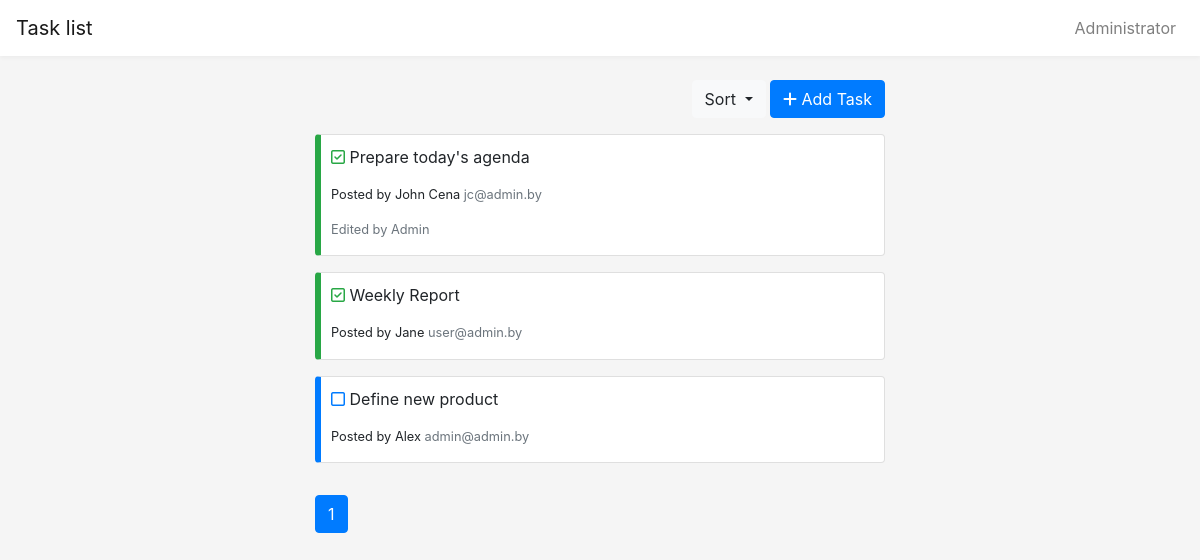
The page / on the database its author committed.
### tables this page shows
CREATE TABLE `task` (
  `id` int(11) NOT NULL,
  `content` text NOT NULL,
  `author_name` varchar(128) NOT NULL,
  `author_email` varchar(128) NOT NULL,
  `status` enum('created','completed') NOT NULL DEFAULT 'created',
  `edited` tinyint(1) NOT NULL DEFAULT '0'
);

### index.php (called while the page is built, shortened)
<?php
spl_autoload_register(function ($class) {
    $path = str_replace('\\', '/', $class.'.php');
});
$router = new Router();
$router->run();

### app/controllers/TaskController.php (called while the page is built, shortened)
<?php
final class TaskController extends Controller
{
    public function indexAction()
    {
        $pagination = new Paginator($this->route, $this->model->countAll());
        $this->view->render('Task list', [
            'pagination' => $pagination->get(),
            'tasks' => $this->model->findAll($this->route, ($this->route['get']['order_by'] ?? '')),
        ]);
    }
}

### app/lib/Db.php (called while the page is built, shortened)
<?php
final class Db
{
    private $db;
    public function __construct()
    {
        $config = require 'config/db.php';
        $this->db = new PDO('mysql:host='.$config['host'].';dbname='.$config['dbname'].';port='.$config['port'].';charset='.$config['charset'], $config['user'], $config['password']);
        $this->db->setAttribute(PDO::ATTR_EMULATE_PREPARES, false);
        $this->db->setAttribute(PDO::ATTR_STRINGIFY_FETCHES, false);
    }
    public function query($sql, $params = [])
    {
        $stmt = $this->db->prepare($sql);
        if (!empty($params)) {
            foreach ($params as $key => $val) {
                if (\is_int($val)) {
                    $type = PDO::PARAM_INT;
                } elseif (\is_bool($val)) {
                    $type = PDO::PARAM_BOOL;
                } else {
                    $type = PDO::PARAM_STR;
                }
                $stmt->bindValue(':'.$key, $val, $type);
            }
        }
        $stmt->execute();
        return $stmt;
    }
    public function row($sql, $params = [])
    {
        $result = $this->query($sql, $params);
        return $result->fetchAll(PDO::FETCH_ASSOC);
    }
    public function column($sql, $params = [])
    {
        $result = $this->query($sql, $params);
        return $result->fetchColumn();
    }
}

### config/db.php (called while the page is built)
<?php
return [
    'host' => 'localhost',
    'dbname' => 'taskbook',
    'user' => 'root',
    'password' => '',
    'port' => '3306',
    'charset' => 'utf8mb4',
];

### app/models/Task.php (called while the page is built, shortened)
<?php
final class Task extends Model
{
    public function countAll(): int
    {
        return $this->db->column('SELECT COUNT(id) FROM task');
    }
    public function findAll(array $route, string $order = 'id DESC')
    {
        if ($order === 'name') {
            $order = 'author_name';
        } elseif ($order === 'name_desc') {
            $order = 'author_name DESC';
        } elseif ($order === 'email') {
            $order = 'author_email';
        } elseif ($order === 'email_desc') {
            $order = 'author_email DESC';
        } elseif ($order === 'status') {
            $order = 'status';
        } else {
            $order = 'id DESC';
        }
        $max = 3;
        $params = [
            'max' => $max,
            'start' => ((($route['page'] ?? 1) - 1) * $max),
        ];
        return $this->db->row('SELECT * FROM task ORDER by '.$order.' LIMIT :start, :max', $params);
    }
}

### app/core/Controller.php (called while the page is built, shortened)
<?php
abstract class Controller
{
    public function __construct($route)
    {
        $this->route = $route;
        $this->model = $this->loadModel($route['controller']);
    }
    public function loadModel(string $name)
    {
        $path = 'app\models\\'.ucfirst($name);
        if (class_exists($path)) {
            return new $path();
        }
    }
}

### app/core/Model.php (called while the page is built, shortened)
<?php
abstract class Model
{
    public function __construct()
    {
        $this->db = new Db();
    }
}

### resources/views/task/index.php (the view, shortened to what this page needs)
<?php require __DIR__.'/../layouts/partials/_filter.php'; ?>
<ul class="todo-list mb-3">
    <?php foreach ($tasks as $task): ?>
        <li class="card <?= ($task['status'] === 'completed') ? 'completed' : ''; ?>">
            <p>
                <?php if ($task['status'] === 'completed'): ?>
                    <i class="far fa-check-square text-success" title="Completed"></i>
                <?php else: ?>
                    <i class="far fa-square text-primary" title="New"></i>
                <?php endif; ?>
                <?php echo htmlspecialchars($task['content']); ?>
            </p>
            <p class="small">
                Posted by <?php echo htmlspecialchars($task['author_name']); ?>
                <span class="text-muted">
                        <?php echo htmlspecialchars($task['author_email']); ?>
                    </span>
            </p>
            <?php if ((int) $task['edited'] === 1): ?>
                <p class="small text-muted">Edited by Admin</p>
            <?php endif; ?>
        </li>
    <?php endforeach; ?>
</ul>
<?php echo $pagination; ?>

### app/core/Router.php (shortened to what this page needs)
<?php
final class Router
{
    private $routes = [];
    private $params = [];
    public function add($route, $params)
    {
        $route = preg_replace('/{([a-z]+):([^\}]+)}/', '(?P<\1>\2)', $route);
        $route = '#^'.$route.'$#';
        $this->routes[$route] = $params;
    }
    public function match()
    {
        $url = trim($_SERVER['REQUEST_URI'], '/');
        $uri_parts = explode('?', $url, 2);
        $url = $uri_parts[0];
        foreach ($this->routes as $route => $params) {
            if (preg_match($route, $url, $matches)) {
                $this->params = $params;
                $this->params['queryString'] = $_SERVER['QUERY_STRING'];
                parse_str($_SERVER['QUERY_STRING'], $this->params['get']);
                return true;
            }
        }
        return false;
    }
    public function run()
    {
        if ($this->match()) {
            $path = 'app\controllers\\'.ucfirst($this->params['controller']).'Controller';
            if (class_exists($path)) {
                $action = $this->params['action'].'Action';
                if (method_exists($path, $action)) {
                    $controller = new $path($this->params);
                    $controller->$action();
                } else {
                    View::errorCode(404);
                }
            } else {
                View::errorCode(404);
            }
        } else {
            View::errorCode(404);
        }
    }
}

### app/lib/Paginator.php (shortened to what this page needs)
<?php
final class Paginator
{
    private $amount;
    private $current_page;
    private $limit;
    private $max = 3;
    private $route;
    private $total;
    public function __construct($route, $total, $limit = 3)
    {
        $this->route = $route;
        $this->total = $total;
        $this->limit = $limit;
        $this->amount = $this->amount();
    }
    public function get()
    {
        $links = null;
        $limits = $this->limits();
        $html = '<nav><ul class="pagination">';
        for ($page = $limits[0]; $page <= $limits[1]; ++$page) {
            if ($page == $this->current_page) {
                $links .= '<li class="page-item active"><span class="page-link">'.$page.'</span></li>';
            } else {
                $links .= $this->generateHtml($page);
            }
        }
        $html .= $links.' </ul></nav>';
        return $html;
    }
    private function limits(): array
    {
        $left = $this->current_page - round($this->max / 2);
        $start = $left > 0 ? $left : 1;
        if ($start + $this->max <= $this->amount) {
            $end = $start > 1 ? $start + $this->max : $this->max;
        } else {
            $end = $this->amount;
            $start = $this->amount - $this->max > 0 ? $this->amount - $this->max : 1;
        }
        return [$start, $end];
    }
    private function setCurrentPage(): void
    {
        if (isset($this->route['page'])) {
            $currentPage = $this->route['page'];
        } else {
            $currentPage = 1;
        }
        $this->current_page = $currentPage;
    }
    private function amount(): int
    {
        return ceil($this->total / $this->limit);
    }
}

### resources/views/layouts/partials/_filter.php (shortened to what this page needs)
<div class="text-right mb-3">
    <div class="btn-group" role="group">
        <button id="btnGroupDrop1"
                type="button"
                class="btn btn-light dropdown-toggle"
                data-toggle="dropdown"
                aria-haspopup="true"
                aria-expanded="false">
            Sort
        </button>
    </div>
    <button type="button" class="btn btn-primary" data-toggle="modal" data-target="#modal">
        <i class="fas fa-plus"></i> Add Task
    </button>
</div>

### app/core/View.php (shortened to what this page needs)
<?php
final class View
{
    public $path;
    public $layout = 'default';
    public function __construct($route)
    {
        $this->path = $route['controller'].'/'.$route['action'];
    }
    public function render(string $title, $vars = [])
    {
        $path = 'resources/views/'.$this->path.'.php';
        if (file_exists($path)) {
            require $path;
            $content = ob_get_clean();
            require 'resources/views/layouts/'.$this->layout.'.php';
        }
    }
}

### resources/views/layouts/default.php (shortened to what this page needs)
<!doctype html>
<html lang="en">
<head>
    <link rel="stylesheet" href="https://stackpath.bootstrapcdn.com/bootstrap/4.3.1/css/bootstrap.min.css">
    <link rel="stylesheet" href="/public/css/app.css">
</head>
<body>
<nav class="navbar navbar-expand-lg navbar-light bg-white">
    <a class="navbar-brand" href="/">
        Task list
    </a>
    <div class="collapse navbar-collapse" id="navbarSupportedContent">
        <ul class="navbar-nav ml-auto">
            <?php if (empty($_SESSION['admin'])): ?>
                <li class="nav-item">
                    <a class="nav-link" href="/admin/login">Administrator</a>
                </li>
            <?php endif; ?>
        </ul>
    </div>
</nav>
<div class="container" style="max-width: 600px">
    <div class="mt-4">
        <?php echo $content; ?>
    </div>
</div>
</body>
</html>

### public/css/app.css (style rules this page uses)
body { background-color: #f5f5f5; }
.navbar { box-shadow: 0 2px 4px rgba(0,0,0,.04); }
.todo-list { margin: 0; padding: 0; list-style: none; overflow: auto; }
.todo-list > li { padding: 10px 10px 0 10px; margin-bottom: 16px; border-left: 6px solid #007bff; }
.todo-list > li.card.completed { border-left-color: #28a745; }

### rows shown on the page
task: status "completed" (drawn), content "Prepare today's agenda", author_name "John Cena", author_email "jc@admin.by", edited "Edited by Admin"
task: status "completed" (drawn), content "Weekly Report", author_name "Jane", author_email "user@admin.by"
task: status "created" (drawn), content "Define new product", author_name "Alex", author_email "admin@admin.by"
